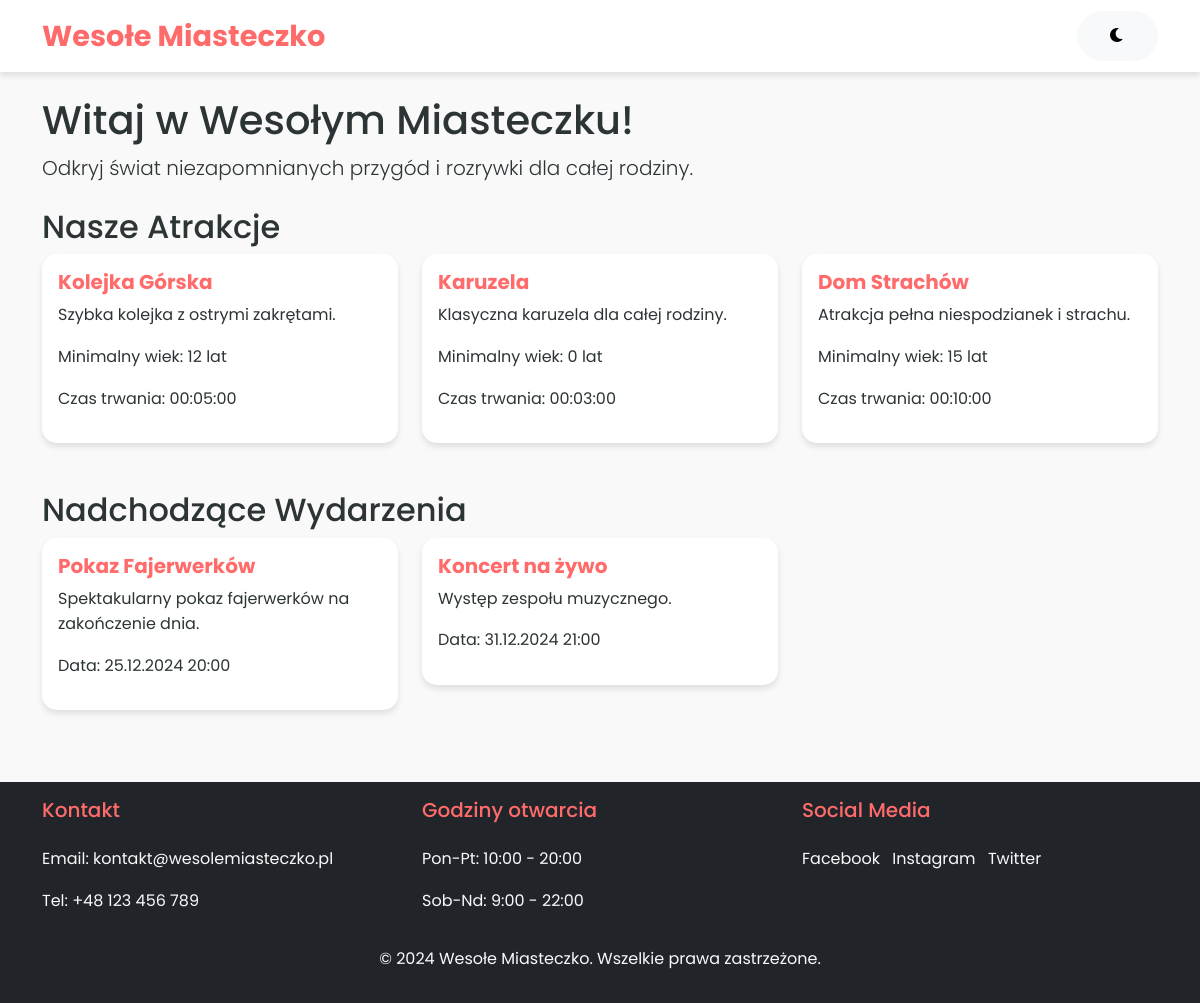
Before: / with the older database file.
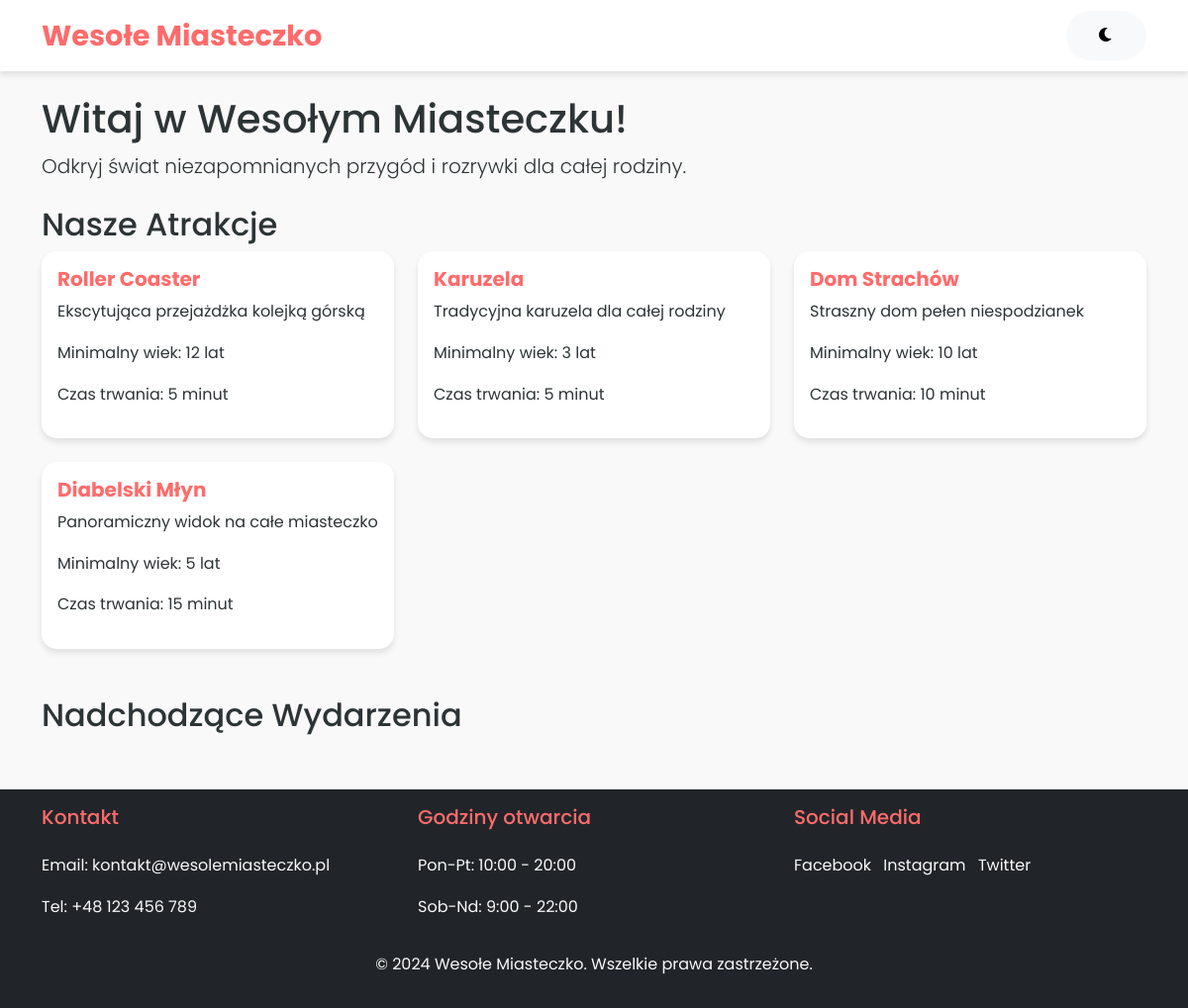
After: the same page with the newer database file.
### tables this page shows
CREATE TABLE Atrakcje (
    id_atrakcji INT PRIMARY KEY AUTO_INCREMENT,
    nazwa VARCHAR(100) NOT NULL,
    opis TEXT,
    minimalny_wiek INT,
    czas_trwania VARCHAR(50),
    typ VARCHAR(50),
    status ENUM('aktywna', 'w_konserwacji', 'nieaktywna') DEFAULT 'aktywna',
    created_at TIMESTAMP DEFAULT CURRENT_TIMESTAMP
);

CREATE TABLE Wydarzenia (
    id_wydarzenia INT PRIMARY KEY AUTO_INCREMENT,
    nazwa VARCHAR(100) NOT NULL,
    opis TEXT,
    data_wydarzenia DATETIME,
    czas_trwania VARCHAR(50),
    max_uczestnikow INT,
    status ENUM('planowane', 'w_trakcie', 'zakonczone') DEFAULT 'planowane',
    created_at TIMESTAMP DEFAULT CURRENT_TIMESTAMP
);

### index.php (the view)
<?php
require_once 'config.php';
require_once 'header.php';
$sql = "SELECT * FROM Atrakcje";
$result = $conn->query($sql);
$atrakcje = $result->fetch_all(MYSQLI_ASSOC);
$sql = "SELECT * FROM Wydarzenia WHERE data_wydarzenia > NOW() ORDER BY data_wydarzenia LIMIT 3";
$result = $conn->query($sql);
$wydarzenia = $result->fetch_all(MYSQLI_ASSOC);
?>
<div class="container mt-4">
    <div class="jumbotron">
        <h1>Witaj w Wesołym Miasteczku!</h1>
        <p class="lead">Odkryj świat niezapomnianych przygód i rozrywki dla całej rodziny.</p>
    </div>
    <section class="atrakcje mt-4">
        <h2>Nasze Atrakcje</h2>
        <div class="row">
            <?php foreach ($atrakcje as $atrakcja): ?>
                <div class="col-md-4 mb-4">
                    <div class="card">
                        <div class="card-body">
                            <h5 class="card-title"><?php echo htmlspecialchars($atrakcja['nazwa']); ?></h5>
                            <p class="card-text"><?php echo htmlspecialchars($atrakcja['opis']); ?></p>
                            <p>Minimalny wiek: <?php echo $atrakcja['minimalny_wiek']; ?> lat</p>
                            <p>Czas trwania: <?php echo $atrakcja['czas_trwania']; ?></p>
                        </div>
                    </div>
                </div>
            <?php endforeach; ?>
        </div>
    </section>
    <section class="wydarzenia mt-4">
        <h2>Nadchodzące Wydarzenia</h2>
        <div class="row">
            <?php foreach ($wydarzenia as $wydarzenie): ?>
                <div class="col-md-4 mb-4">
                    <div class="card">
                        <div class="card-body">
                            <h5 class="card-title"><?php echo htmlspecialchars($wydarzenie['nazwa']); ?></h5>
                            <p class="card-text"><?php echo htmlspecialchars($wydarzenie['opis']); ?></p>
                            <p>Data: <?php echo date('d.m.Y H:i', strtotime($wydarzenie['data_wydarzenia'])); ?></p>
                        </div>
                    </div>
                </div>
            <?php endforeach; ?>
        </div>
    </section>
</div>
<?php require_once 'footer.php'; ?>

### header.php (shortened to what this page needs)
<!DOCTYPE html>
<html lang="pl">
<head>
    <link rel="stylesheet" href="https://cdnjs.cloudflare.com/ajax/libs/font-awesome/6.0.0/css/all.min.css">
    <link href="https://cdn.jsdelivr.net/npm/bootstrap@5.1.3/dist/css/bootstrap.min.css" rel="stylesheet">
    <link rel="stylesheet" href="css/style.css">
</head>
<body class="<?php echo isset($_COOKIE['dark_mode']) ? 'dark-mode' : ''; ?>">
<nav class="navbar navbar-expand-lg navbar-dark bg-dark">
    <div class="container">
        <a class="navbar-brand" href="index.php">Wesołe Miasteczko</a>
        <div class="collapse navbar-collapse" id="navbarNav">
            <ul class="navbar-nav me-auto">
                <li class="nav-item"><a class="nav-link" href="atrakcje.php">Atrakcje</a></li>
                <li class="nav-item"><a class="nav-link" href="bilety.php">Bilety</a></li>
                <li class="nav-item"><a class="nav-link" href="wydarzenia.php">Wydarzenia</a></li>
                <li class="nav-item"><a class="nav-link" href="sklep.php">Sklep</a></li>
            </ul>
            <ul class="navbar-nav">
                <?php if(isset($_SESSION['user_id'])): ?>
                    <li class="nav-item dropdown">
                        <a class="nav-link dropdown-toggle" href="#" id="userDropdown" role="button" data-bs-toggle="dropdown">
                            <i class="fas fa-user"></i>
                            Witaj, <?php echo htmlspecialchars($_SESSION['user_name']); ?>
                        </a>
                        <ul class="dropdown-menu dropdown-menu-end">
                            <li><a class="dropdown-item" href="profil.php">Mój Profil</a></li>
                            <li><hr class="dropdown-divider"></li>
                            <li><a class="dropdown-item" href="logout.php">Wyloguj</a></li>
                        </ul>
                    </li>
                <?php else: ?>
                    <li class="nav-item"><a class="nav-link" href="login.php">Logowanie</a></li>
                    <li class="nav-item"><a class="nav-link" href="register.php">Rejestracja</a></li>
                <?php endif; ?>
            </ul>
            <button id="darkModeToggle" class="btn btn-light ms-3">
                <i class="fas fa-moon"></i>
            </button>
        </div>
    </div>
</nav>

### footer.php (shortened to what this page needs)
<footer class="bg-dark text-light mt-5 py-3">
    <div class="container">
        <div class="row">
            <div class="col-md-4">
                <h5>Kontakt</h5>
                <p>Email: kontakt@wesolemiasteczko.pl</p>
                <p>Tel: +48 123 456 789</p>
            </div>
            <div class="col-md-4">
                <h5>Godziny otwarcia</h5>
                <p>Pon-Pt: 10:00 - 20:00</p>
                <p>Sob-Nd: 9:00 - 22:00</p>
            </div>
            <div class="col-md-4">
                <h5>Social Media</h5>
                <a href="#" class="text-light me-2">Facebook</a>
                <a href="#" class="text-light me-2">Instagram</a>
                <a href="#" class="text-light">Twitter</a>
            </div>
        </div>
        <div class="row mt-3">
            <div class="col text-center">
                <p>&copy; 2024 Wesołe Miasteczko. Wszelkie prawa zastrzeżone.</p>
            </div>
        </div>
    </div>
</footer>
</body>
</html>

### css/style.css (style rules this page uses)
:root { --primary-color: #ff6b6b; --secondary-color: #4ecdc4; --accent-color: #ffe66d; --dark-color: #2d3436; --light-color: #f9f9f9; --gradient-primary: linear-gradient(135deg, #ff6b6b 0%, #ff8e8e 100%); --gradient-secondary: linear-gradient(135deg, #4ecdc4 0%, #45b7af 100%); --box-shadow: 0 4px 6px rgba(0, 0, 0, 0.1); --transition: all 0.3s ease; }
body { font-family: 'Poppins', sans-serif; line-height: 1.6; background-color: var(--light-color); color: var(--dark-color); transition: var(--transition); }
.navbar { background: rgba(255, 255, 255, 0.95) !important; backdrop-filter: blur(10px); box-shadow: var(--box-shadow); }
.navbar-brand { font-size: 1.8rem; font-weight: 700; color: var(--primary-color) !important; }
.nav-link { font-weight: 500; position: relative; padding: 0.5rem 1rem; }
.nav-link::after { content: ''; position: absolute; bottom: 0; left: 0; width: 0; height: 2px; background: var(--primary-color); transition: var(--transition); }
.card { border: none; border-radius: 15px; box-shadow: var(--box-shadow); transition: var(--transition); overflow: hidden; }
.card-title { color: var(--primary-color); font-weight: 700; }
.btn { padding: 0.8rem 2rem; border-radius: 50px; font-weight: 600; text-transform: uppercase; letter-spacing: 1px; transition: var(--transition); border: none; }
footer { background: var(--dark-color); color: var(--light-color); padding: 3rem 0; margin-top: 4rem; }
footer h5 { color: var(--primary-color); margin-bottom: 1.5rem; }
footer a { color: var(--light-color); text-decoration: none; transition: var(--transition); }

Changed rows visible on the page:
no longer on this page (row edited): wydarzenia: nazwa "Pokaz Fajerwerków", opis "Spektakularny pokaz fajerwerków na zakończenie dnia.", data_wydarzenia "25.12.2024 20:00"
no longer on this page (row edited): wydarzenia: nazwa "Koncert na żywo", opis "Występ zespołu muzycznego.", data_wydarzenia "31.12.2024 21:00"
changed atrakcje: nazwa "Kolejka Górska" → "Roller Coaster"; opis "Szybka kolejka z ostrymi zakrętami." → "Ekscytująca przejażdżka kolejką górską"; czas_trwania "00:05:00" → "5 minut"
changed atrakcje "Karuzela": opis "Klasyczna karuzela dla całej rodziny." → "Tradycyjna karuzela dla całej rodziny"; minimalny_wiek "0" → "3"; czas_trwania "00:03:00" → "5 minut"
changed atrakcje "Dom Strachów": opis "Atrakcja pełna niespodzianek i strachu." → "Straszny dom pełen niespodzianek"; minimalny_wiek "15" → "10"; czas_trwania "00:10:00" → "10 minut"
added atrakcje: nazwa "Diabelski Młyn", opis "Panoramiczny widok na całe miasteczko", minimalny_wiek "5", czas_trwania "15 minut"
